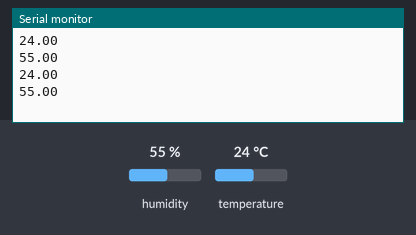
Recording of a sketch running on a simulated Arduino Leonardo, built with avr-gcc and run on an emulated ATmega32U4. Shown: the last lines printed to the serial monitor. Inputs (shaded band) come from the test bench; at power-on: humidity 55 %, temperature 24 °C.

Above: at 5.8 s.
5.9 s: humidity set to 22 %
At 10.6 s:
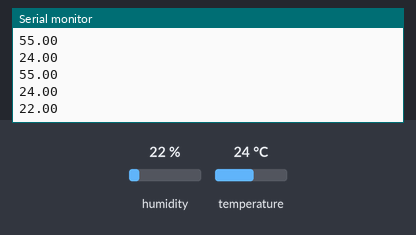
11.9 s: temperature set to 12 °C
At 15.9 s:
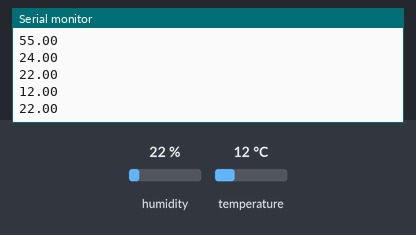
17.9 s: humidity set to 40 %
At 21.2 s:
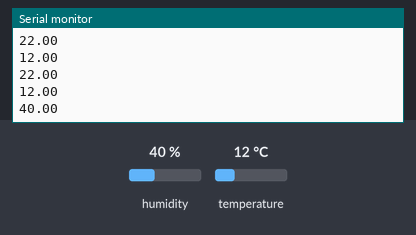
Timing chart, 0 to 22.7 s (numbered marks = the images above; inputs shaded):
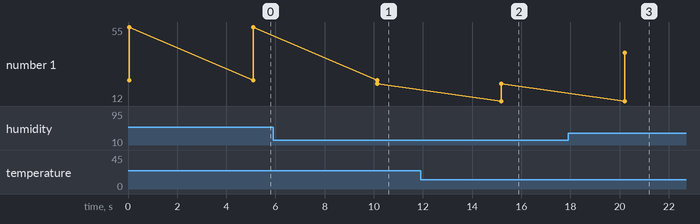

Measured:
- after the input at 5.9 s, the serial monitor: prints a new line after 4.2 s (image 1)
- after the input at 11.9 s, the serial monitor: prints a new line after 3.3 s (image 2)
- after the input at 17.9 s, the serial monitor: prints a new line after 2.3 s (image 3)
- plotted number 1: 55 → 22 after the input at 5.9 s, 22 → 40 after the input at 17.9 s

The sketch:

arduino.ino
```cpp
/***************************************************
  This is an example for the SHT31-D Humidity & Temp Sensor
  Designed specifically to work with the SHT31-D sensor from Adafruit
  ----> https://www.adafruit.com/products/2857
  These sensors use I2C to communicate, 2 pins are required to
  interface
 ****************************************************/

#include <Arduino.h>
#include <Wire.h>
#include "Adafruit_SHT31.h"
Adafruit_SHT31 sht31 = Adafruit_SHT31();
void setup() {
  Serial.begin(9600);
  while (!Serial)
    delay(10);     // will pause Zero, Leonardo, etc until serial console opens
  if (! sht31.begin(0x44)) {   // Set to 0x45 for alternate i2c addr
    Serial.println("null");
    while (1) delay(1);
  }
}
void loop() {
  float t = sht31.readTemperature();
  float h = sht31.readHumidity();
  if (! isnan(t)) {  // check if 'is not a number'
    Serial.println(t);
  } else {
    Serial.println("null");
  }

  if (! isnan(h)) {  // check if 'is not a number'
    Serial.println(h);
  } else {
    Serial.println("null");
  }
  Serial.println();
  delay(5000);
}
```
